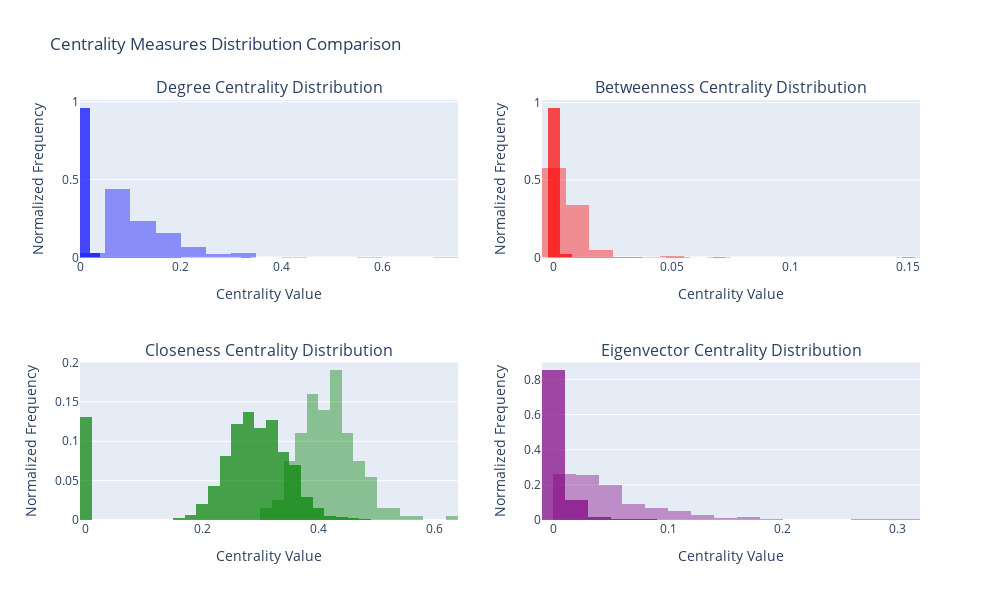

Notebook source saved alongside this figure:
### Code cell
import plotly.graph_objs as go
from plotly.subplots import make_subplots

fig = make_subplots(rows=2, cols=2, subplot_titles=['Degree Centrality Distribution', 'Betweenness Centrality Distribution', 'Closeness Centrality Distribution', 'Eigenvector Centrality Distribution'])

# Degree Centrality
fig.add_trace(go.Histogram(x=degree_centrality_values, nbinsx=30, name='Degree Centrality (top nodes)', marker_color='blue', opacity=0.4, histnorm='probability'), row=1, col=1)
fig.add_trace(go.Histogram(x=all_degree_centrality_values, nbinsx=30, name='Degree Centrality (overall)', marker_color='blue', opacity=0.7, histnorm='probability'), row=1, col=1)

# Betweenness Centrality
fig.add_trace(go.Histogram(x=betweenness_centrality_values, nbinsx=30, name='Betweenness Centrality (top nodes)', marker_color='red', opacity=0.4, histnorm='probability'), row=1, col=2)
fig.add_trace(go.Histogram(x=all_betweenness_centrality_values, nbinsx=30, name='Betweenness Centrality (overall)', marker_color='red', opacity=0.7, histnorm='probability'), row=1, col=2)

# Closeness Centrality
fig.add_trace(go.Histogram(x=closeness_centrality_values, nbinsx=30, name='Closeness Centrality (top nodes)', marker_color='green', opacity=0.4, histnorm='probability'), row=2, col=1)
fig.add_trace(go.Histogram(x=all_closeness_centrality_values, nbinsx=30, name='Closeness Centrality (overall)', marker_color='green', opacity=0.7, histnorm='probability'), row=2, col=1)

# Eigenvector Centrality
fig.add_trace(go.Histogram(x=eigenvector_centrality_values, nbinsx=30, name='Eigenvector Centrality (top nodes)', marker_color='purple', opacity=0.4, histnorm='probability'), row=2, col=2)
fig.add_trace(go.Histogram(x=all_eigenvector_centrality_values, nbinsx=30, name='Eigenvector Centrality (overall)', marker_color='purple', opacity=0.7, histnorm='probability'), row=2, col=2)

# Update layout
fig.update_layout(height=600, width=1000, showlegend=False,
                  title_text="Centrality Measures Distribution Comparison", barmode='overlay')
fig.update_xaxes(title_text='Centrality Value')
fig.update_yaxes(title_text='Normalized Frequency')

fig.show()

### Figure 1 — Plotly figure (JSON) as saved in the notebook; plotly's stock layout.template omitted (floating-point values rounded to 4 significant figures; data arrays with more than 128 entries replaced by an {"elided": "..."} marker saying what was removed)
{"data": [{"histnorm": "probability", "marker": {"color": "blue"}, "name": "Degree Centrality (top nodes)", "nbinsx": 30, "opacity": 0.4, "type": "histogram", "x": {"elided": "200 float values"}, "xaxis": "x", "yaxis": "y"}, {"histnorm": "probability", "marker": {"color": "blue"}, "name": "Degree Centrality (overall)", "nbinsx": 30, "opacity": 0.7, "type": "histogram", "x": {"elided": "4156 float values"}, "xaxis": "x", "yaxis": "y"}, {"histnorm": "probability", "marker": {"color": "red"}, "name": "Betweenness Centrality (top nodes)", "nbinsx": 30, "opacity": 0.4, "type": "histogram", "x": {"elided": "200 float values"}, "xaxis": "x2", "yaxis": "y2"}, {"histnorm": "probability", "marker": {"color": "red"}, "name": "Betweenness Centrality (overall)", "nbinsx": 30, "opacity": 0.7, "type": "histogram", "x": {"elided": "4156 float values"}, "xaxis": "x2", "yaxis": "y2"}, {"histnorm": "probability", "marker": {"color": "green"}, "name": "Closeness Centrality (top nodes)", "nbinsx": 30, "opacity": 0.4, "type": "histogram", "x": {"elided": "200 float values"}, "xaxis": "x3", "yaxis": "y3"}, {"histnorm": "probability", "marker": {"color": "green"}, "name": "Closeness Centrality (overall)", "nbinsx": 30, "opacity": 0.7, "type": "histogram", "x": {"elided": "4156 float values"}, "xaxis": "x3", "yaxis": "y3"}, {"histnorm": "probability", "marker": {"color": "purple"}, "name": "Eigenvector Centrality (top nodes)", "nbinsx": 30, "opacity": 0.4, "type": "histogram", "x": {"elided": "200 float values"}, "xaxis": "x4", "yaxis": "y4"}, {"histnorm": "probability", "marker": {"color": "purple"}, "name": "Eigenvector Centrality (overall)", "nbinsx": 30, "opacity": 0.7, "type": "histogram", "x": {"elided": "4156 float values"}, "xaxis": "x4", "yaxis": "y4"}], "layout": {"annotations": [{"font": {"size": 16}, "showarrow": false, "text": "Degree Centrality Distribution", "x": 0.225, "xanchor": "center", "xref": "paper", "y": 1, "yanchor": "bottom", "yref": "paper"}, {"font": {"size": 16}, "showarrow": false, "text": "Betweenness Centrality Distribution", "x": 0.775, "xanchor": "center", "xref": "paper", "y": 1, "yanchor": "bottom", "yref": "paper"}, {"font": {"size": 16}, "showarrow": false, "text": "Closeness Centrality Distribution", "x": 0.225, "xanchor": "center", "xref": "paper", "y": 0.375, "yanchor": "bottom", "yref": "paper"}, {"font": {"size": 16}, "showarrow": false, "text": "Eigenvector Centrality Distribution", "x": 0.775, "xanchor": "center", "xref": "paper", "y": 0.375, "yanchor": "bottom", "yref": "paper"}], "barmode": "overlay", "height": 600, "showlegend": false, "title": {"text": "Centrality Measures Distribution Comparison"}, "width": 1000, "xaxis": {"anchor": "y", "domain": [0, 0.45], "title": {"text": "Centrality Value"}}, "xaxis2": {"anchor": "y2", "domain": [0.55, 1], "title": {"text": "Centrality Value"}}, "xaxis3": {"anchor": "y3", "domain": [0, 0.45], "title": {"text": "Centrality Value"}}, "xaxis4": {"anchor": "y4", "domain": [0.55, 1], "title": {"text": "Centrality Value"}}, "yaxis": {"anchor": "x", "domain": [0.625, 1], "title": {"text": "Normalized Frequency"}}, "yaxis2": {"anchor": "x2", "domain": [0.625, 1], "title": {"text": "Normalized Frequency"}}, "yaxis3": {"anchor": "x3", "domain": [0, 0.375], "title": {"text": "Normalized Frequency"}}, "yaxis4": {"anchor": "x4", "domain": [0, 0.375], "title": {"text": "Normalized Frequency"}}}}
